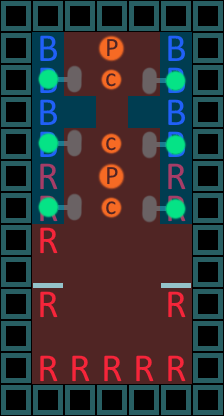

A 2D game scene composited from a Tiled map and its tileset images. What follows is a short description and the map's XML, with every tile layer's data as written:
An orthogonal 7x13 tile map with 32x32 px tiles, 4 tile layers (bus, people, people, areas), 2 hidden layers not drawn.

<map version="1.2" tiledversion="1.3.4" orientation="orthogonal" renderorder="right-down" width="7" height="13" tilewidth="32" tileheight="32" infinite="0" nextlayerid="9" nextobjectid="1">
 <tileset firstgid="1" source="rough sprites for level design.tsx" />
 <layer id="1" name="bus" width="7" height="13" locked="1">
  <data encoding="csv">
4,4,4,4,4,4,4,
4,1,0,0,0,1,4,
4,1,0,0,0,1,4,
4,1,0,0,0,1,4,
4,1,0,0,0,1,4,
4,2,0,0,0,2,4,
4,2,0,0,0,2,4,
4,2,0,0,0,0,4,
4,3,0,0,0,3,4,
4,2,0,0,0,2,4,
4,0,0,0,0,0,4,
4,2,2,2,2,2,4,
4,4,4,4,4,4,4
</data>
 </layer>
 <group id="5" name="Unmoveable">
  <layer id="6" name="people" width="7" height="13">
   <data encoding="csv">
0,0,0,0,0,0,0,
0,0,0,11,0,0,0,
0,0,0,12,0,0,0,
0,0,0,0,0,0,0,
0,0,0,12,0,0,0,
0,0,0,11,0,0,0,
0,0,0,12,0,0,0,
0,0,0,0,0,0,0,
0,0,0,0,0,0,0,
0,0,0,0,0,0,0,
0,0,0,0,0,0,0,
0,0,0,0,0,0,0,
0,0,0,0,0,0,0
</data>
  </layer>
  <layer id="7" name="distancing" width="7" height="13" visible="0">
   <data encoding="csv">
0,0,0,0,0,0,0,
0,0,9,0,9,0,0,
0,0,9,0,9,0,0,
0,0,0,9,0,0,0,
0,0,9,0,9,0,0,
0,0,9,0,9,0,0,
0,0,9,0,9,0,0,
0,0,0,9,0,0,0,
0,0,0,0,0,0,0,
0,0,0,0,0,0,0,
0,0,0,0,0,0,0,
0,0,0,0,0,0,0,
0,0,0,0,0,0,0
</data>
  </layer>
 </group>
 <group id="4" name="Moveable">
  <layer id="2" name="people" width="7" height="13">
   <data encoding="csv">
0,0,0,0,0,0,0,
0,0,0,0,0,0,0,
0,28,20,0,18,26,0,
0,0,0,0,0,0,0,
0,28,20,0,18,26,0,
0,0,0,0,0,0,0,
0,28,20,0,18,26,0,
0,0,0,0,0,0,0,
0,0,0,0,0,0,0,
0,0,0,0,0,0,0,
0,0,0,0,0,0,0,
0,0,0,0,0,0,0,
0,0,0,0,0,0,0
</data>
  </layer>
  <layer id="3" name="distancing" width="7" height="13" visible="0">
   <data encoding="csv">
0,0,0,0,0,0,0,
0,10,0,0,0,10,0,
0,0,10,0,10,0,0,
0,10,0,0,0,10,0,
0,0,10,0,10,0,0,
0,10,0,0,0,10,0,
0,0,10,0,10,0,0,
0,10,0,0,0,10,0,
0,0,0,0,0,0,0,
0,0,0,0,0,0,0,
0,0,0,0,0,0,0,
0,0,0,0,0,0,0,
0,0,0,0,0,0,0
</data>
  </layer>
 </group>
 <layer id="8" name="areas" width="7" height="13">
  <data encoding="csv">
0,0,0,0,0,0,0,
0,33,34,34,34,33,0,
0,33,34,34,34,33,0,
0,33,33,34,33,33,0,
0,33,34,34,34,33,0,
0,33,34,34,34,33,0,
0,33,34,34,34,33,0,
0,34,34,34,34,34,0,
0,34,34,34,34,34,0,
0,34,34,34,34,34,0,
0,34,34,34,34,34,0,
0,34,34,34,34,34,0,
0,0,0,0,0,0,0
</data>
 </layer>
</map>
